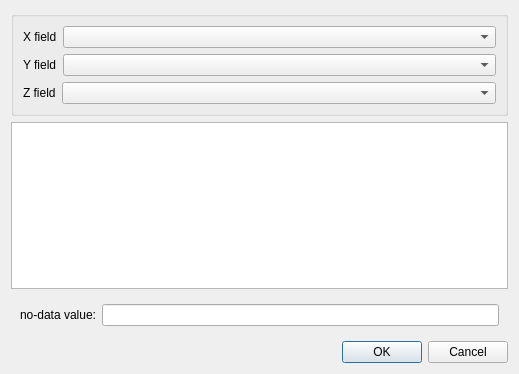
<?xml version="1.0" encoding="UTF-8"?>
<ui version="4.0">
 <class>PointSetDialog</class>
 <widget class="QDialog" name="PointSetDialog">
  <property name="geometry">
   <rect>
    <x>0</x>
    <y>0</y>
    <width>519</width>
    <height>374</height>
   </rect>
  </property>
  <property name="windowTitle">
   <string>Point Set metadata</string>
  </property>
  <layout class="QVBoxLayout" name="verticalLayout">
   <item>
    <widget class="QGroupBox" name="groupBox">
     <property name="title">
      <string/>
     </property>
     <layout class="QVBoxLayout" name="verticalLayout_2">
      <item>
       <layout class="QHBoxLayout" name="horizontalLayout">
        <item>
         <widget class="QLabel" name="label">
          <property name="sizePolicy">
           <sizepolicy hsizetype="Minimum" vsizetype="Preferred">
            <horstretch>0</horstretch>
            <verstretch>0</verstretch>
           </sizepolicy>
          </property>
          <property name="text">
           <string>X field</string>
          </property>
         </widget>
        </item>
        <item>
         <widget class="QComboBox" name="cmbX">
          <property name="sizePolicy">
           <sizepolicy hsizetype="MinimumExpanding" vsizetype="Fixed">
            <horstretch>0</horstretch>
            <verstretch>0</verstretch>
           </sizepolicy>
          </property>
         </widget>
        </item>
       </layout>
      </item>
      <item>
       <layout class="QHBoxLayout" name="horizontalLayout_2">
        <item>
         <widget class="QLabel" name="label_2">
          <property name="sizePolicy">
           <sizepolicy hsizetype="Minimum" vsizetype="Preferred">
            <horstretch>0</horstretch>
            <verstretch>0</verstretch>
           </sizepolicy>
          </property>
          <property name="text">
           <string>Y field</string>
          </property>
         </widget>
        </item>
        <item>
         <widget class="QComboBox" name="cmbY">
          <property name="sizePolicy">
           <sizepolicy hsizetype="MinimumExpanding" vsizetype="Fixed">
            <horstretch>0</horstretch>
            <verstretch>0</verstretch>
           </sizepolicy>
          </property>
         </widget>
        </item>
       </layout>
      </item>
      <item>
       <layout class="QHBoxLayout" name="horizontalLayout_3">
        <item>
         <widget class="QLabel" name="label_3">
          <property name="sizePolicy">
           <sizepolicy hsizetype="Minimum" vsizetype="Preferred">
            <horstretch>0</horstretch>
            <verstretch>0</verstretch>
           </sizepolicy>
          </property>
          <property name="text">
           <string>Z field</string>
          </property>
         </widget>
        </item>
        <item>
         <widget class="QComboBox" name="cmbZ">
          <property name="sizePolicy">
           <sizepolicy hsizetype="MinimumExpanding" vsizetype="Fixed">
            <horstretch>0</horstretch>
            <verstretch>0</verstretch>
           </sizepolicy>
          </property>
         </widget>
        </item>
       </layout>
      </item>
     </layout>
    </widget>
   </item>
   <item>
    <widget class="QPlainTextEdit" name="txtFileSample">
     <property name="font">
      <font>
       <family>Courier New</family>
      </font>
     </property>
     <property name="lineWrapMode">
      <enum>QPlainTextEdit::NoWrap</enum>
     </property>
     <property name="readOnly">
      <bool>true</bool>
     </property>
    </widget>
   </item>
   <item>
    <widget class="QWidget" name="widget" native="true">
     <layout class="QHBoxLayout" name="horizontalLayout_4">
      <item>
       <widget class="QLabel" name="label_4">
        <property name="text">
         <string>no-data value:</string>
        </property>
       </widget>
      </item>
      <item>
       <widget class="QLineEdit" name="txtNDV"/>
      </item>
     </layout>
    </widget>
   </item>
   <item>
    <widget class="QDialogButtonBox" name="buttonBox">
     <property name="orientation">
      <enum>Qt::Horizontal</enum>
     </property>
     <property name="standardButtons">
      <set>QDialogButtonBox::Cancel|QDialogButtonBox::Ok</set>
     </property>
    </widget>
   </item>
  </layout>
 </widget>
 <resources/>
 <connections>
  <connection>
   <sender>buttonBox</sender>
   <signal>accepted()</signal>
   <receiver>PointSetDialog</receiver>
   <slot>accept()</slot>
   <hints>
    <hint type="sourcelabel">
     <x>248</x>
     <y>254</y>
    </hint>
    <hint type="destinationlabel">
     <x>157</x>
     <y>274</y>
    </hint>
   </hints>
  </connection>
  <connection>
   <sender>buttonBox</sender>
   <signal>rejected()</signal>
   <receiver>PointSetDialog</receiver>
   <slot>reject()</slot>
   <hints>
    <hint type="sourcelabel">
     <x>316</x>
     <y>260</y>
    </hint>
    <hint type="destinationlabel">
     <x>286</x>
     <y>274</y>
    </hint>
   </hints>
  </connection>
 </connections>
</ui>
